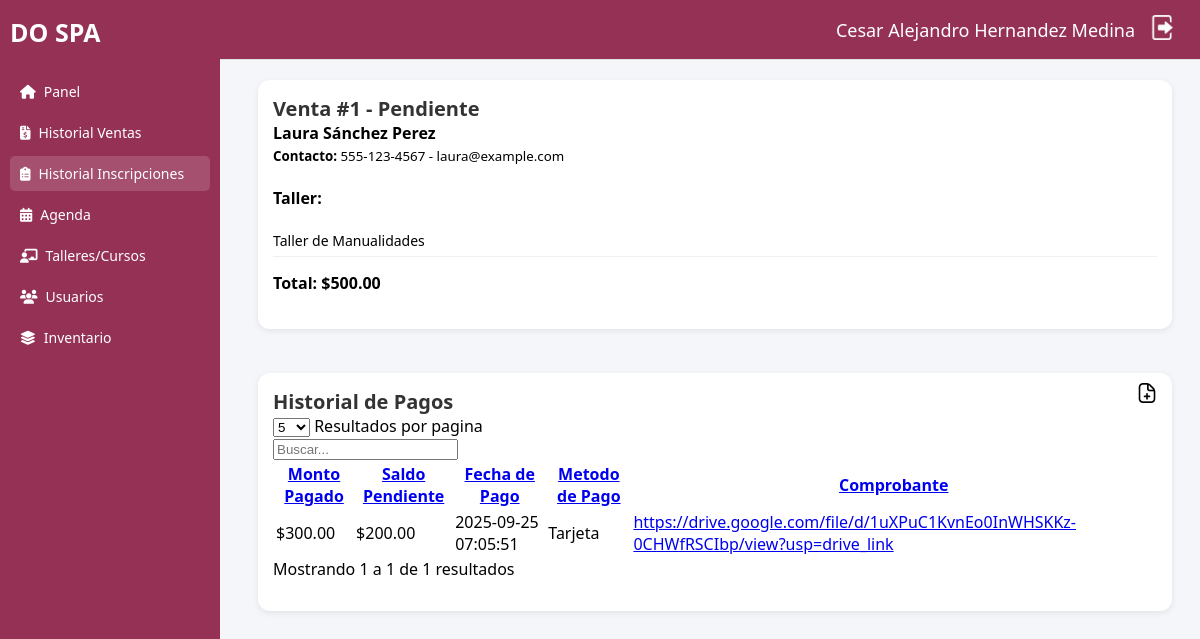
Page /detallesInscripcion.php?id=1&tipo=Taller&idC=1 (signed in) on the earlier database version.
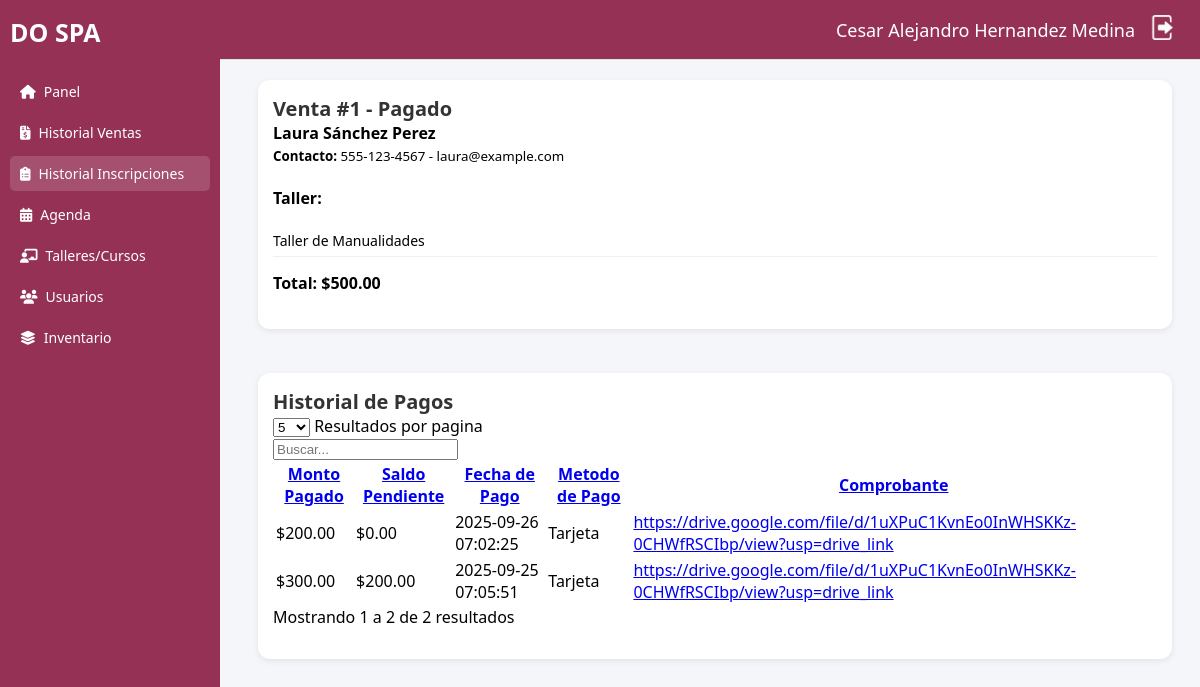
Same page on the later database version.
### tables this page shows
CREATE TABLE `intermedia_a` (
  `id_intermedia` int(11) NOT NULL,
  `id_alumna` int(11) NOT NULL,
  `id_agenda` int(11) DEFAULT NULL,
  `id_agenda_curso` int(11) DEFAULT NULL,
  `fecha` timestamp NOT NULL DEFAULT current_timestamp() ON UPDATE current_timestamp(),
  `estado` varchar(30) NOT NULL,
  `total` decimal(10,2) NOT NULL
);

CREATE TABLE `alumnas` (
  `id_alumna` int(11) NOT NULL,
  `nombre` varchar(60) NOT NULL,
  `apat` varchar(30) NOT NULL,
  `amat` varchar(30) NOT NULL,
  `telefono` varchar(50) DEFAULT NULL,
  `correo` varchar(100) DEFAULT NULL,
  `direccion` text DEFAULT NULL,
  `descuento_aplicado` tinyint(1) DEFAULT 0,
  `tipo_descuento` varchar(100) DEFAULT NULL,
  `estatus` tinyint(1) NOT NULL DEFAULT 1
);

CREATE TABLE `talleres` (
  `id_taller` int(11) NOT NULL,
  `nombre` varchar(255) DEFAULT NULL,
  `id_maestra` int(11) DEFAULT NULL,
  `costo_base` decimal(10,2) DEFAULT NULL,
  `status` varchar(50) DEFAULT NULL,
  `ingreso_bruto` decimal(10,2) DEFAULT NULL,
  `gastos` decimal(10,2) DEFAULT NULL,
  `porcentaje_delia` decimal(5,2) DEFAULT NULL,
  `porcentaje_caro` decimal(5,2) DEFAULT NULL,
  `precio_preferencial` tinyint(1) DEFAULT 0
);

CREATE TABLE `historial_pagos` (
  `id_pago` int(11) NOT NULL,
  `idVenta` int(11) DEFAULT NULL,
  `id_intermedia` int(11) DEFAULT NULL,
  `monto_pagado` decimal(10,2) DEFAULT NULL,
  `saldo_pendiente` decimal(10,2) DEFAULT NULL,
  `fecha_pago` timestamp NOT NULL DEFAULT current_timestamp() ON UPDATE current_timestamp(),
  `metodo_pago` enum('efectivo','tarjeta','transferencia','depósito','otros') DEFAULT 'efectivo',
  `tipo_servicio` varchar(30) DEFAULT 'servicio',
  `comprobante` varchar(255) NOT NULL
);

### detallesInscripcion.php (the view, shortened to what this page needs)
<?php
include_once("conexion.php");
if(empty($_SESSION['Id_Usuario'])){header("location: index.html");}else{
  $Nombre = $_SESSION['nombre'];
  $Amat = $_SESSION['amat'];
  $Apat = $_SESSION['apat'];
  $idI = $_GET['id'];
  $tipo = $_GET['tipo'];
  $idA = $_GET['idC'];
  $total = 0.0;
  $nombreAgenda = "";
  $estado = "";
  if($tipo == "Taller"){
    $sql = "SELECT total FROM intermedia_a WHERE id_intermedia = '$idI'";
    $sql2 = "SELECT nombre FROM talleres WHERE id_taller = (SELECT id_taller FROM agenda WHERE id_agenda = (SELECT id_agenda FROM intermedia_a WHERE id_intermedia = '$idI'))";
  }else{
    $sql = "SELECT total FROM intermedia_a WHERE id_intermedia = '$idI'";
    $sql2 = "SELECT nombre FROM cursos WHERE id_curso = (SELECT id_curso FROM agenda_cursos WHERE id_agenda_curso = (SELECT id_agenda_curso FROM intermedia_a WHERE id_intermedia = '$idI'))";
  }
$r1 = mysqli_query($conexion,$sql);
while($row = mysqli_fetch_array($r1)){
    $total = $row['total'];
}
$r2 = mysqli_query($conexion,$sql2);
while($row2 = mysqli_fetch_array($r2)){
    $nombreAgenda = $row2['nombre'];
}
?>
<!DOCTYPE html>
<html lang="es">
<head>
  <link rel="stylesheet" href="css/sidebar.css">
  <link rel="stylesheet" href="css/header.css">
  <link rel="stylesheet" href="css/detalles.css">
  <link rel="stylesheet" href="https://cdnjs.cloudflare.com/ajax/libs/font-awesome/6.4.0/css/all.min.css">
  <link rel="stylesheet" href="https://cdn.jsdelivr.net/npm/simple-datatables@latest/dist/style.css">
</head>
<body>
  <div class="dashboard">
    <aside class="sidebar">
      <div class="logo">DO SPA</div>
      <ul id="menu">
        <li><a href="main.php"><i class="fas fa-home"></i> Panel</a></li>
        <li><a href="ventas.php"><i class="fas fa-file-invoice-dollar"></i> Historial Ventas</a></li>
        <li class="active"><a href="inscripciones.php"><i class="fas fa-clipboard-list"></i> Historial Inscripciones</a></li>
        <li><a href="agenda.php"><i class="fas fa-calendar-days"></i> Agenda</a></li>
        <li><a href="talleres-cursos.php"><i class="fas fa-chalkboard-teacher"></i>Talleres/Cursos</a></li>
        <li><a href="alumnas-maestras.php"><i class="fa-solid fa-users"></i><span>Usuarios</span></a></li>
        <li><a href="inventario.php"><i class="fas fa-layer-group"></i> Inventario</a></li>
      </ul>
    </aside>
    <main class="main">
      <header class="topbar">
        <div class="user-info">
          <span><?php echo $Nombre." ".$Apat." ".$Amat ?></span>
          <a href="muerte.php"><img src="img/logout.png" id="btn-logout" alt="Salir"></a>
        </div>
      </header>
      <div class="ventas-detalle" id="detallePedido">
            <?php
            $sql4="SELECT estado FROM intermedia_a WHERE id_intermedia = '$idI'";
            $result4 = mysqli_query($conexion,$sql4);
            while($mostrar4=mysqli_fetch_array($result4)){
              $estado = $mostrar4['estado'];
            ?>
            <h3>Venta #<?php echo $idI." - ".$estado ?></h3>
            <?php
            }
            ?>
            <div class="cliente">
                <?php
                    $sql="SELECT * FROM alumnas WHERE id_alumna = '$idA'";
                    $result=mysqli_query($conexion,$sql);
                    while($mostrar=mysqli_fetch_array($result)){
                ?>
                <div>
                <strong><?php echo $mostrar['nombre']." ".$mostrar['apat']." ".$mostrar['amat'] ?></strong><br>
                <small><b>Contacto: </b><?php echo $mostrar['telefono']." - ".$mostrar['correo'] ?></small>
                </div>
                <?php
                    }
                ?>
                </div>
                <h4><?php echo $tipo.":" ?></h4>
                <ul class="items">
                    <li><?php echo $nombreAgenda ?></li>
                </ul>
                <div class="total">
                    <strong>Total:</strong> <?php echo "$".$total; ?>
                </div>
            </div>
      <br><br>
            <div class="ventas-detalle">
                <h3>Historial de Pagos</h3>
                <?php
                  if($estado == "Pendiente"){
                ?>
                <a href="agregarPago.php?tipo=inscripcion&idI=<?php echo $idI ?>"><img src="img/agregar.png" alt="Agregar" class="icon btn-agregar" width="20"></a>
                <?php
                  }
                ?>
                <table class="display" id="historial">
                    <thead>
                        <tr>
                            <th>Monto Pagado</th>
                            <th>Saldo Pendiente</th>
                            <th>Fecha de Pago</th>
                            <th>Metodo de Pago</th>
                            <th>Comprobante</th>
                        </tr>
                    </thead>
                    <tbody>
                        <?php
                            $sql3 = "SELECT * FROM historial_pagos WHERE id_intermedia = '$idI' ORDER BY fecha_pago DESC";
                            $result3 = mysqli_query($conexion,$sql3);
                            while($mostrar3=mysqli_fetch_array($result3)){
                            ?>
                        <tr>
                            <td><?php echo "$".$mostrar3['monto_pagado'] ?></td>
                            <td><?php echo "$".$mostrar3['saldo_pendiente'] ?></td>
                            <td><?php echo $mostrar3['fecha_pago'] ?></td>
                            <td><?php echo ucfirst($mostrar3['metodo_pago']) ?></td>
                            <td><a href="<?php echo $mostrar3['comprobante'] ?>" target="_blank"><?php echo $mostrar3['comprobante'] ?></a></td>
                        </tr>
                        <?php
                            }
                            ?>
                    </tbody>
                </table>
            </div>
    </main>
  </div>
</body>
</html>
<?php
}
?>

### css/sidebar.css (style rules this page uses)
.sidebar { position: fixed; top: 0; left: 0; width: 220px; height: 100vh; background: #943154; color: #fff; padding: 15px 10px; box-sizing: border-box; font-family: 'Segoe UI', sans-serif; }
.sidebar .logo { font-size: 25px; font-weight: bold; margin-bottom: 25px; text-align: left; color: #fff; }
.sidebar ul { list-style: none; margin: 0; padding: 0; }
.sidebar li { margin: 6px 0; }
.sidebar a { display: flex; align-items: center; gap: 8px; padding: 8px 10px; color: #fff; text-decoration: none; font-size: 14px; border-radius: 5px; transition: background 0.3s; }
.sidebar a:hover, .sidebar .active a { background: rgba(255, 255, 255, 0.15); }

### css/header.css (style rules this page uses)
html { background: #f5f6fa; }
#btn-logout { cursor: pointer; width: 25px; transition: ease-in-out .15s; }
.topbar { position: fixed; top: 0; left: 220px; right: 0; height: 60px; background: #943154; display: flex; align-items: center; justify-content: flex-end; padding: 0 25px; border-bottom: 1px solid #e0e0e0; box-sizing: border-box; z-index: 1000; }
.user-info { display: flex; align-items: center; gap: 15px; font-size: 18px; color: #333; }
.user-info span { font-weight: 500; color: white; }

### css/detalles.css (style rules this page uses)
.main { margin-left: 230px; margin-top: 60px; padding: 20px; background: #f5f6fa; min-height: calc(100vh - 60px); box-sizing: border-box; font-family: 'Segoe UI', sans-serif; }
.ventas-detalle { flex: 1; background: #fff; padding: 20px; border-radius: 12px; box-shadow: 0 2px 6px rgba(0,0,0,0.08); }
.ventas-detalle h3 { margin-bottom: 8px; }
.ventas-detalle .cliente { display: flex; align-items: center; gap: 12px; margin-bottom: 20px; }
.ventas-detalle h4 { margin-bottom: 8px; }
.ventas-detalle .items { list-style: none; padding-left: 0; margin-bottom: 15px; }
.ventas-detalle .items li { padding: 6px 0; border-bottom: 1px solid #f0f0f0; font-size: 14px; }
.ventas-detalle .total { font-size: 16px; font-weight: bold; margin-bottom: 20px; }
.ventas-detalle { position: relative; padding: 15px; }
.ventas-detalle h3 { display: inline-block; margin: 0; font-size: 20px; color: #333; }
.ventas-detalle .btn-agregar { position: absolute; top: 10px; right: 15px; cursor: pointer; transition: transform 0.2s ease-in-out; }

Differences in the rows shown:
changed intermedia_a: estado "Pendiente" → "Pagado"
added historial_pagos: monto_pagado "200.00", saldo_pendiente "0.00", fecha_pago "2025-09-26 07:02:25", metodo_pago "Tarjeta", comprobante "https://drive.google.com/file/d/1uXPuC1KvnEo0InWHSKKz-0CHWfRSCIbp/view?usp=drive_link"
Other differences:
text written by a page script: "Resultados por pagina Mostrando 1 a 1 de 1 resultados" → "Resultados por pagina Mostrando 1 a 2 de 2 resultados"
